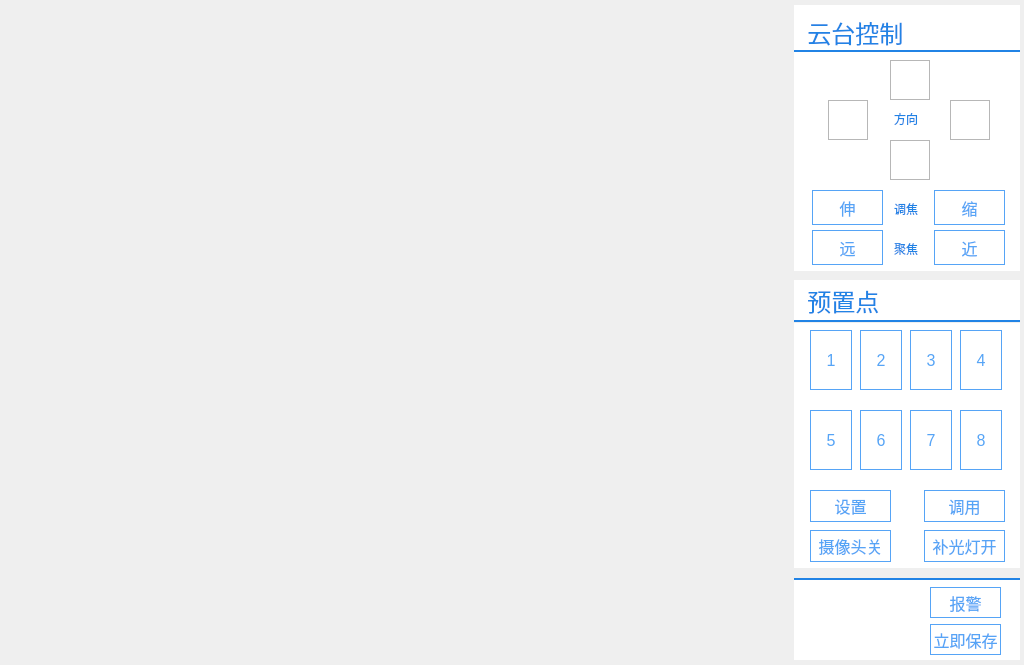
 <widget class="QWidget" name="pvmsMonitorWidget">
  <property name="geometry">
   <rect>
    <x>0</x>
    <y>0</y>
    <width>1024</width>
    <height>665</height>
   </rect>
  </property>
  <property name="windowTitle">
   <string>Form</string>
  </property>
  <property name="autoFillBackground">
   <bool>false</bool>
  </property>
  <widget class="QLabel" name="label_3">
   <property name="geometry">
    <rect>
     <x>794</x>
     <y>5</y>
     <width>226</width>
     <height>55</height>
    </rect>
   </property>
   <property name="font">
    <font>
     <pointsize>18</pointsize>
    </font>
   </property>
   <property name="layoutDirection">
    <enum>Qt::LeftToRight</enum>
   </property>
   <property name="styleSheet">
    <string notr="true"> #label_3 { 
	color: rgb(33, 131, 229);
    background-color: rgb(255, 255, 255);
  } 
 #label_3 * { 
     background-color:; 
 }</string>
   </property>
   <property name="text">
    <string>  云台控制</string>
   </property>
   <property name="textFormat">
    <enum>Qt::AutoText</enum>
   </property>
  </widget>
  <widget class="Line" name="line">
   <property name="geometry">
    <rect>
     <x>794</x>
     <y>50</y>
     <width>226</width>
     <height>2</height>
    </rect>
   </property>
   <property name="styleSheet">
    <string notr="true">border-top: 1px solid  rgb(33, 131, 229); 
background-color: rgb(33, 131, 229); </string>
   </property>
   <property name="orientation">
    <enum>Qt::Horizontal</enum>
   </property>
  </widget>
  <widget class="QLabel" name="label_4">
   <property name="geometry">
    <rect>
     <x>794</x>
     <y>60</y>
     <width>226</width>
     <height>131</height>
    </rect>
   </property>
   <property name="font">
    <font>
     <pointsize>12</pointsize>
    </font>
   </property>
   <property name="styleSheet">
    <string notr="true"> #label_4 { 
	color: rgb(33, 131, 229);
    background-color: rgb(255, 255, 255);
  } 
 #label_4 * { 
     background-color:; 
 }</string>
   </property>
   <property name="text">
    <string/>
   </property>
  </widget>
  <widget class="QPushButton" name="ptzLeftPushButton">
   <property name="geometry">
    <rect>
     <x>828</x>
     <y>100</y>
     <width>40</width>
     <height>40</height>
    </rect>
   </property>
   <property name="styleSheet">
    <string notr="true">QPushButton{
background-color: rgb(255, 255, 255);border-color: rgb(183, 183, 183);border-width: 1px;border-style: solid;}

QPushButton:hover
{background-color: rgb(53, 159, 229);border-color: rgb(183, 183, 183);border-width: 1px;border-style: solid;}

QPushButton:pressed
{background-color: rgb(35, 96, 138);border-color: rgb(183, 183, 183);border-width: 1px;border-style: solid;}</string>
   </property>
   <property name="text">
    <string/>
   </property>
   <property name="icon">
    <iconset resource="monitorClient_Yunda.qrc">
     <normaloff>:/res/ptz_left.png</normaloff>:/res/ptz_left.png</iconset>
   </property>
   <property name="iconSize">
    <size>
     <width>50</width>
     <height>50</height>
    </size>
   </property>
  </widget>
  <widget class="QPushButton" name="ptzUpPushButton">
   <property name="geometry">
    <rect>
     <x>890</x>
     <y>60</y>
     <width>40</width>
     <height>40</height>
    </rect>
   </property>
   <property name="styleSheet">
    <string notr="true">QPushButton{
background-color: rgb(255, 255, 255);border-color: rgb(183, 183, 183);border-width: 1px;border-style: solid;}

QPushButton:hover
{background-color: rgb(53, 159, 229);border-color: rgb(183, 183, 183);border-width: 1px;border-style: solid;}

QPushButton:pressed
{background-color: rgb(35, 96, 138);border-color: rgb(183, 183, 183);border-width: 1px;border-style: solid;}</string>
   </property>
   <property name="text">
    <string/>
   </property>
   <property name="icon">
    <iconset resource="monitorClient_Yunda.qrc">
     <normaloff>:/res/ptz_up.png</normaloff>:/res/ptz_up.png</iconset>
   </property>
   <property name="iconSize">
    <size>
     <width>50</width>
     <height>50</height>
    </size>
   </property>
   <property name="flat">
    <bool>false</bool>
   </property>
  </widget>
  <widget class="QPushButton" name="ptzRightPushButton">
   <property name="geometry">
    <rect>
     <x>950</x>
     <y>100</y>
     <width>40</width>
     <height>40</height>
    </rect>
   </property>
   <property name="styleSheet">
    <string notr="true">QPushButton{
background-color: rgb(255, 255, 255);border-color: rgb(183, 183, 183);border-width: 1px;border-style: solid;}

QPushButton:hover
{background-color: rgb(53, 159, 229);border-color: rgb(183, 183, 183);border-width: 1px;border-style: solid;}

QPushButton:pressed
{background-color: rgb(35, 96, 138);border-color: rgb(183, 183, 183);border-width: 1px;border-style: solid;}</string>
   </property>
   <property name="text">
    <string/>
   </property>
   <property name="icon">
    <iconset resource="monitorClient_Yunda.qrc">
     <normaloff>:/res/ptz_right.png</normaloff>:/res/ptz_right.png</iconset>
   </property>
   <property name="iconSize">
    <size>
     <width>50</width>
     <height>50</height>
    </size>
   </property>
  </widget>
  <widget class="QPushButton" name="ptzDownPushButton">
   <property name="geometry">
    <rect>
     <x>890</x>
     <y>140</y>
     <width>40</width>
     <height>40</height>
    </rect>
   </property>
   <property name="styleSheet">
    <string notr="true">QPushButton{
background-color: rgb(255, 255, 255);border-color: rgb(183, 183, 183);border-width: 1px;border-style: solid;}

QPushButton:hover
{background-color: rgb(53, 159, 229);border-color: rgb(183, 183, 183);border-width: 1px;border-style: solid;}

QPushButton:pressed
{background-color: rgb(35, 96, 138);border-color: rgb(183, 183, 183);border-width: 1px;border-style: solid;}</string>
   </property>
   <property name="text">
    <string/>
   </property>
   <property name="icon">
    <iconset resource="monitorClient_Yunda.qrc">
     <normaloff>:/res/ptz_down.png</normaloff>:/res/ptz_down.png</iconset>
   </property>
   <property name="iconSize">
    <size>
     <width>50</width>
     <height>50</height>
    </size>
   </property>
  </widget>
  <widget class="QLabel" name="label_5">
   <property name="geometry">
    <rect>
     <x>794</x>
     <y>185</y>
     <width>226</width>
     <height>51</height>
    </rect>
   </property>
   <property name="font">
    <font>
     <pointsize>12</pointsize>
    </font>
   </property>
   <property name="styleSheet">
    <string notr="true"> #label_5 { 
	color: rgb(33, 131, 229);
    background-color: rgb(255, 255, 255);
  } 
 #label_5 * { 
     background-color:; 
 }</string>
   </property>
   <property name="text">
    <string/>
   </property>
  </widget>
  <widget class="QLabel" name="label_6">
   <property name="geometry">
    <rect>
     <x>794</x>
     <y>230</y>
     <width>226</width>
     <height>41</height>
    </rect>
   </property>
   <property name="font">
    <font>
     <pointsize>12</pointsize>
    </font>
   </property>
   <property name="styleSheet">
    <string notr="true">#label_6 { 
	color: rgb(33, 131, 229);
    background-color: rgb(255, 255, 255);
  } 
 #label_6 * { 
     background-color:; 
 }</string>
   </property>
   <property name="text">
    <string/>
   </property>
  </widget>
  <widget class="QPushButton" name="zoomInPushButton">
   <property name="geometry">
    <rect>
     <x>934</x>
     <y>190</y>
     <width>71</width>
     <height>35</height>
    </rect>
   </property>
   <property name="font">
    <font>
     <pointsize>12</pointsize>
    </font>
   </property>
   <property name="styleSheet">
    <string notr="true">QPushButton
{background-color: rgb(255, 255, 255);color: rgb(86, 164, 246);border-color: rgb(86, 164, 246);border-width: 1px;border-style: solid;}

QPushButton:hover{background-color: rgb(246, 246, 246);color: rgb(86, 164, 246);border-color: rgb(86, 164, 246);border-width: 1px;border-style: solid;}

QPushButton:pressed{background-color: rgb(86, 164, 246);color: rgb(255, 255, 255);border-color: rgb(86, 164, 246);border-width: 1px;border-style: solid;}</string>
   </property>
   <property name="text">
    <string>缩</string>
   </property>
  </widget>
  <widget class="QPushButton" name="zoomOutPushButton">
   <property name="geometry">
    <rect>
     <x>812</x>
     <y>190</y>
     <width>71</width>
     <height>35</height>
    </rect>
   </property>
   <property name="font">
    <font>
     <pointsize>12</pointsize>
    </font>
   </property>
   <property name="styleSheet">
    <string notr="true">QPushButton
{background-color: rgb(255, 255, 255);color: rgb(86, 164, 246);border-color: rgb(86, 164, 246);border-width: 1px;border-style: solid;}

QPushButton:hover{background-color: rgb(246, 246, 246);color: rgb(86, 164, 246);border-color: rgb(86, 164, 246);border-width: 1px;border-style: solid;}

QPushButton:pressed{background-color: rgb(86, 164, 246);color: rgb(255, 255, 255);border-color: rgb(86, 164, 246);border-width: 1px;border-style: solid;}</string>
   </property>
   <property name="text">
    <string>伸</string>
   </property>
  </widget>
  <widget class="QPushButton" name="focusFarPushButton">
   <property name="geometry">
    <rect>
     <x>812</x>
     <y>230</y>
     <width>71</width>
     <height>35</height>
    </rect>
   </property>
   <property name="font">
    <font>
     <pointsize>12</pointsize>
    </font>
   </property>
   <property name="styleSheet">
    <string notr="true">QPushButton
{background-color: rgb(255, 255, 255);color: rgb(86, 164, 246);border-color: rgb(86, 164, 246);border-width: 1px;border-style: solid;}

QPushButton:hover{background-color: rgb(246, 246, 246);color: rgb(86, 164, 246);border-color: rgb(86, 164, 246);border-width: 1px;border-style: solid;}

QPushButton:pressed{background-color: rgb(86, 164, 246);color: rgb(255, 255, 255);border-color: rgb(86, 164, 246);border-width: 1px;border-style: solid;}</string>
   </property>
   <property name="text">
    <string>远</string>
   </property>
  </widget>
  <widget class="QPushButton" name="focusNearPushButton">
   <property name="geometry">
    <rect>
     <x>934</x>
     <y>230</y>
     <width>71</width>
     <height>35</height>
    </rect>
   </property>
   <property name="font">
    <font>
     <pointsize>12</pointsize>
    </font>
   </property>
   <property name="styleSheet">
    <string notr="true">QPushButton
{background-color: rgb(255, 255, 255);color: rgb(86, 164, 246);border-color: rgb(86, 164, 246);border-width: 1px;border-style: solid;}

QPushButton:hover{background-color: rgb(246, 246, 246);color: rgb(86, 164, 246);border-color: rgb(86, 164, 246);border-width: 1px;border-style: solid;}

QPushButton:pressed{background-color: rgb(86, 164, 246);color: rgb(255, 255, 255);border-color: rgb(86, 164, 246);border-width: 1px;border-style: solid;}</string>
   </property>
   <property name="text">
    <string>近</string>
   </property>
  </widget>
  <widget class="QLabel" name="label_7">
   <property name="geometry">
    <rect>
     <x>794</x>
     <y>280</y>
     <width>226</width>
     <height>41</height>
    </rect>
   </property>
   <property name="font">
    <font>
     <pointsize>18</pointsize>
    </font>
   </property>
   <property name="layoutDirection">
    <enum>Qt::LeftToRight</enum>
   </property>
   <property name="styleSheet">
    <string notr="true"> #label_7 { 
	color: rgb(33, 131, 229);
    background-color: rgb(255, 255, 255);
  } 
 #label_7 * { 
     background-color:; 
 }</string>
   </property>
   <property name="text">
    <string>  预置点</string>
   </property>
   <property name="textFormat">
    <enum>Qt::AutoText</enum>
   </property>
  </widget>
  <widget class="Line" name="line_2">
   <property name="geometry">
    <rect>
     <x>794</x>
     <y>320</y>
     <width>226</width>
     <height>2</height>
    </rect>
   </property>
   <property name="styleSheet">
    <string notr="true">border-top: 1px solid  rgb(33, 131, 229); 
background-color: rgb(33, 131, 229); </string>
   </property>
   <property name="orientation">
    <enum>Qt::Horizontal</enum>
   </property>
  </widget>
  <widget class="QLabel" name="label_8">
   <property name="geometry">
    <rect>
     <x>794</x>
     <y>323</y>
     <width>226</width>
     <height>245</height>
    </rect>
   </property>
   <property name="styleSheet">
    <string notr="true"> #label_8 { 
    background-color: rgb(255, 255, 255);
  } 
 #label_8 * { 
     background-color:; 
 }</string>
   </property>
   <property name="text">
    <string/>
   </property>
  </widget>
  <widget class="QLabel" name="label_9">
   <property name="geometry">
    <rect>
     <x>794</x>
     <y>579</y>
     <width>226</width>
     <height>81</height>
    </rect>
   </property>
   <property name="styleSheet">
    <string notr="true"> #label_9 { 
    background-color: rgb(255, 255, 255);
  } 
 #label_9 * { 
	 color: rgb(33, 131, 229);
     background-color:; 
 }</string>
   </property>
   <property name="text">
    <string/>
   </property>
  </widget>
  <widget class="QPushButton" name="presetNoPushButton">
   <property name="geometry">
    <rect>
     <x>810</x>
     <y>330</y>
     <width>42</width>
     <height>60</height>
    </rect>
   </property>
   <property name="font">
    <font>
     <pointsize>12</pointsize>
    </font>
   </property>
   <property name="styleSheet">
    <string notr="true">QPushButton
{background-color: rgb(255, 255, 255);color: rgb(86, 164, 246);border-color: rgb(86, 164, 246);border-width: 1px;border-style: solid;}

QPushButton:hover
{background-color: rgb(246, 246, 246);color: rgb(86, 164, 246);border-color: rgb(86, 164, 246);border-width: 1px;border-style: solid;}

QPushButton:pressed
{background-color: rgb(86, 164, 246);color: rgb(255, 255, 255);border-color: rgb(86, 164, 246);border-width: 1px;border-style: solid;}

QPushButton:checked
{background-color: rgb(86, 164, 246);color: rgb(255, 255, 255);border-color: rgb(86, 164, 246);border-width: 1px;border-style: solid;}</string>
   </property>
   <property name="text">
    <string>1</string>
   </property>
   <property name="checkable">
    <bool>true</bool>
   </property>
   <property name="checked">
    <bool>false</bool>
   </property>
   <property name="flat">
    <bool>false</bool>
   </property>
  </widget>
  <widget class="QPushButton" name="presetNoPushButton_5">
   <property name="geometry">
    <rect>
     <x>810</x>
     <y>410</y>
     <width>42</width>
     <height>60</height>
    </rect>
   </property>
   <property name="font">
    <font>
     <pointsize>12</pointsize>
    </font>
   </property>
   <property name="styleSheet">
    <string notr="true">QPushButton
{background-color: rgb(255, 255, 255);color: rgb(86, 164, 246);border-color: rgb(86, 164, 246);border-width: 1px;border-style: solid;}

QPushButton:hover
{background-color: rgb(246, 246, 246);color: rgb(86, 164, 246);border-color: rgb(86, 164, 246);border-width: 1px;border-style: solid;}

QPushButton:pressed
{background-color: rgb(86, 164, 246);color: rgb(255, 255, 255);border-color: rgb(86, 164, 246);border-width: 1px;border-style: solid;}

QPushButton:checked
{background-color: rgb(86, 164, 246);color: rgb(255, 255, 255);border-color: rgb(86, 164, 246);border-width: 1px;border-style: solid;}</string>
   </property>
   <property name="text">
    <string>5</string>
   </property>
   <property name="checkable">
    <bool>true</bool>
   </property>
  </widget>
  <widget class="QPushButton" name="presetSetPushButton">
   <property name="geometry">
    <rect>
     <x>810</x>
     <y>490</y>
     <width>81</width>
     <height>32</height>
    </rect>
   </property>
   <property name="font">
    <font>
     <pointsize>12</pointsize>
    </font>
   </property>
   <property name="styleSheet">
    <string notr="true">QPushButton
{background-color: rgb(255, 255, 255);color: rgb(86, 164, 246);border-color: rgb(86, 164, 246);border-width: 1px;border-style: solid;}

QPushButton:hover{background-color: rgb(246, 246, 246);color: rgb(86, 164, 246);border-color: rgb(86, 164, 246);border-width: 1px;border-style: solid;}

QPushButton:pressed{background-color: rgb(86, 164, 246);color: rgb(255, 255, 255);border-color: rgb(86, 164, 246);border-width: 1px;border-style: solid;}</string>
   </property>
   <property name="text">
    <string>设置</string>
   </property>
   <property name="checkable">
    <bool>false</bool>
   </property>
   <property name="checked">
    <bool>false</bool>
   </property>
  </widget>
  <widget class="QPushButton" name="cameraSwitchPushButton">
   <property name="geometry">
    <rect>
     <x>810</x>
     <y>530</y>
     <width>81</width>
     <height>32</height>
    </rect>
   </property>
   <property name="font">
    <font>
     <pointsize>12</pointsize>
    </font>
   </property>
   <property name="styleSheet">
    <string notr="true">QPushButton{background-color: rgb(255, 255, 255);color: rgb(86, 164, 246);border-color: rgb(86, 164, 246);border-width: 1px;border-style: solid;}

QPushButton:hover{background-color: rgb(246, 246, 246);color: rgb(86, 164, 246);border-color: rgb(86, 164, 246);border-width: 1px;border-style: solid;}

QPushButton:checked
{background-color: rgb(86, 164, 246);color: rgb(255, 255, 255);border-color: rgb(86, 164, 246);border-width: 1px;border-style: solid;}</string>
   </property>
   <property name="text">
    <string>摄像头关</string>
   </property>
   <property name="checkable">
    <bool>true</bool>
   </property>
  </widget>
  <widget class="Line" name="line_3">
   <property name="geometry">
    <rect>
     <x>794</x>
     <y>578</y>
     <width>226</width>
     <height>2</height>
    </rect>
   </property>
   <property name="styleSheet">
    <string notr="true">border-top: 1px solid  rgb(33, 131, 229); 
background-color: rgb(33, 131, 229); </string>
   </property>
   <property name="orientation">
    <enum>Qt::Horizontal</enum>
   </property>
  </widget>
  <widget class="QPushButton" name="presetGetPushButton">
   <property name="geometry">
    <rect>
     <x>924</x>
     <y>490</y>
     <width>81</width>
     <height>32</height>
    </rect>
   </property>
   <property name="font">
    <font>
     <pointsize>12</pointsize>
    </font>
   </property>
   <property name="styleSheet">
    <string notr="true">QPushButton
{background-color: rgb(255, 255, 255);color: rgb(86, 164, 246);border-color: rgb(86, 164, 246);border-width: 1px;border-style: solid;}

QPushButton:hover{background-color: rgb(246, 246, 246);color: rgb(86, 164, 246);border-color: rgb(86, 164, 246);border-width: 1px;border-style: solid;}

QPushButton:pressed{background-color: rgb(86, 164, 246);color: rgb(255, 255, 255);border-color: rgb(86, 164, 246);border-width: 1px;border-style: solid;}</string>
   </property>
   <property name="text">
    <string>调用</string>
   </property>
  </widget>
  <widget class="QPushButton" name="fillLightSwitchPushButton">
   <property name="geometry">
    <rect>
     <x>924</x>
     <y>530</y>
     <width>81</width>
     <height>32</height>
    </rect>
   </property>
   <property name="font">
    <font>
     <pointsize>12</pointsize>
    </font>
   </property>
   <property name="styleSheet">
    <string notr="true">QPushButton{background-color: rgb(255, 255, 255);color: rgb(86, 164, 246);border-color: rgb(86, 164, 246);border-width: 1px;border-style: solid;}

QPushButton:hover{background-color: rgb(246, 246, 246);color: rgb(86, 164, 246);border-color: rgb(86, 164, 246);border-width: 1px;border-style: solid;}

QPushButton:checked
{background-color: rgb(86, 164, 246);color: rgb(255, 255, 255);border-color: rgb(86, 164, 246);border-width: 1px;border-style: solid;}</string>
   </property>
   <property name="text">
    <string>补光灯开</string>
   </property>
   <property name="checkable">
    <bool>true</bool>
   </property>
  </widget>
  <widget class="QPushButton" name="presetNoPushButton_2">
   <property name="geometry">
    <rect>
     <x>860</x>
     <y>330</y>
     <width>42</width>
     <height>60</height>
    </rect>
   </property>
   <property name="font">
    <font>
     <pointsize>12</pointsize>
    </font>
   </property>
   <property name="styleSheet">
    <string notr="true">QPushButton
{background-color: rgb(255, 255, 255);color: rgb(86, 164, 246);border-color: rgb(86, 164, 246);border-width: 1px;border-style: solid;}

QPushButton:hover
{background-color: rgb(246, 246, 246);color: rgb(86, 164, 246);border-color: rgb(86, 164, 246);border-width: 1px;border-style: solid;}

QPushButton:pressed
{background-color: rgb(86, 164, 246);color: rgb(255, 255, 255);border-color: rgb(86, 164, 246);border-width: 1px;border-style: solid;}

QPushButton:checked
{background-color: rgb(86, 164, 246);color: rgb(255, 255, 255);border-color: rgb(86, 164, 246);border-width: 1px;border-style: solid;}
</string>
   </property>
   <property name="text">
    <string>2</string>
   </property>
   <property name="checkable">
    <bool>true</bool>
   </property>
  </widget>
  <widget class="QPushButton" name="presetNoPushButton_3">
   <property name="geometry">
    <rect>
     <x>910</x>
     <y>330</y>
     <width>42</width>
     <height>60</height>
    </rect>
   </property>
   <property name="font">
    <font>
     <pointsize>12</pointsize>
    </font>
   </property>
   <property name="styleSheet">
    <string notr="true">QPushButton
{background-color: rgb(255, 255, 255);color: rgb(86, 164, 246);border-color: rgb(86, 164, 246);border-width: 1px;border-style: solid;}

QPushButton:hover
{background-color: rgb(246, 246, 246);color: rgb(86, 164, 246);border-color: rgb(86, 164, 246);border-width: 1px;border-style: solid;}

QPushButton:pressed
{background-color: rgb(86, 164, 246);color: rgb(255, 255, 255);border-color: rgb(86, 164, 246);border-width: 1px;border-style: solid;}

QPushButton:checked
{background-color: rgb(86, 164, 246);color: rgb(255, 255, 255);border-color: rgb(86, 164, 246);border-width: 1px;border-style: solid;}</string>
   </property>
   <property name="text">
    <string>3</string>
   </property>
   <property name="checkable">
    <bool>true</bool>
   </property>
  </widget>
  <widget class="QPushButton" name="presetNoPushButton_4">
   <property name="geometry">
    <rect>
     <x>960</x>
     <y>330</y>
     <width>42</width>
     <height>60</height>
    </rect>
   </property>
   <property name="font">
    <font>
     <pointsize>12</pointsize>
    </font>
   </property>
   <property name="styleSheet">
    <string notr="true">QPushButton
{background-color: rgb(255, 255, 255);color: rgb(86, 164, 246);border-color: rgb(86, 164, 246);border-width: 1px;border-style: solid;}

QPushButton:hover
{background-color: rgb(246, 246, 246);color: rgb(86, 164, 246);border-color: rgb(86, 164, 246);border-width: 1px;border-style: solid;}

QPushButton:pressed
{background-color: rgb(86, 164, 246);color: rgb(255, 255, 255);border-color: rgb(86, 164, 246);border-width: 1px;border-style: solid;}

QPushButton:checked
{background-color: rgb(86, 164, 246);color: rgb(255, 255, 255);border-color: rgb(86, 164, 246);border-width: 1px;border-style: solid;}</string>
   </property>
   <property name="text">
    <string>4</string>
   </property>
   <property name="checkable">
    <bool>true</bool>
   </property>
  </widget>
  <widget class="QPushButton" name="presetNoPushButton_6">
   <property name="geometry">
    <rect>
     <x>860</x>
     <y>410</y>
     <width>42</width>
     <height>60</height>
    </rect>
   </property>
   <property name="font">
    <font>
     <pointsize>12</pointsize>
    </font>
   </property>
   <property name="styleSheet">
    <string notr="true">QPushButton
{background-color: rgb(255, 255, 255);color: rgb(86, 164, 246);border-color: rgb(86, 164, 246);border-width: 1px;border-style: solid;}

QPushButton:hover
{background-color: rgb(246, 246, 246);color: rgb(86, 164, 246);border-color: rgb(86, 164, 246);border-width: 1px;border-style: solid;}

QPushButton:pressed
{background-color: rgb(86, 164, 246);color: rgb(255, 255, 255);border-color: rgb(86, 164, 246);border-width: 1px;border-style: solid;}

QPushButton:checked
{background-color: rgb(86, 164, 246);color: rgb(255, 255, 255);border-color: rgb(86, 164, 246);border-width: 1px;border-style: solid;}</string>
   </property>
   <property name="text">
    <string>6</string>
   </property>
   <property name="checkable">
    <bool>true</bool>
   </property>
  </widget>
  <widget class="QPushButton" name="presetNoPushButton_7">
   <property name="geometry">
    <rect>
     <x>910</x>
     <y>410</y>
     <width>42</width>
     <height>60</height>
    </rect>
   </property>
   <property name="font">
    <font>
     <pointsize>12</pointsize>
    </font>
   </property>
   <property name="styleSheet">
    <string notr="true">QPushButton
{background-color: rgb(255, 255, 255);color: rgb(86, 164, 246);border-color: rgb(86, 164, 246);border-width: 1px;border-style: solid;}

QPushButton:hover
{background-color: rgb(246, 246, 246);color: rgb(86, 164, 246);border-color: rgb(86, 164, 246);border-width: 1px;border-style: solid;}

QPushButton:pressed
{background-color: rgb(86, 164, 246);color: rgb(255, 255, 255);border-color: rgb(86, 164, 246);border-width: 1px;border-style: solid;}

QPushButton:checked
{background-color: rgb(86, 164, 246);color: rgb(255, 255, 255);border-color: rgb(86, 164, 246);border-width: 1px;border-style: solid;}</string>
   </property>
   <property name="text">
    <string>7</string>
   </property>
   <property name="checkable">
    <bool>true</bool>
   </property>
  </widget>
  <widget class="QPushButton" name="presetNoPushButton_8">
   <property name="geometry">
    <rect>
     <x>960</x>
     <y>410</y>
     <width>42</width>
     <height>60</height>
    </rect>
   </property>
   <property name="font">
    <font>
     <pointsize>12</pointsize>
    </font>
   </property>
   <property name="styleSheet">
    <string notr="true">QPushButton
{background-color: rgb(255, 255, 255);color: rgb(86, 164, 246);border-color: rgb(86, 164, 246);border-width: 1px;border-style: solid;}

QPushButton:hover
{background-color: rgb(246, 246, 246);color: rgb(86, 164, 246);border-color: rgb(86, 164, 246);border-width: 1px;border-style: solid;}

QPushButton:pressed
{background-color: rgb(86, 164, 246);color: rgb(255, 255, 255);border-color: rgb(86, 164, 246);border-width: 1px;border-style: solid;}

QPushButton:checked
{background-color: rgb(86, 164, 246);color: rgb(255, 255, 255);border-color: rgb(86, 164, 246);border-width: 1px;border-style: solid;}</string>
   </property>
   <property name="text">
    <string>8</string>
   </property>
   <property name="checkable">
    <bool>true</bool>
   </property>
  </widget>
  <widget class="QPushButton" name="startPollingPushButton">
   <property name="geometry">
    <rect>
     <x>820</x>
     <y>625</y>
     <width>30</width>
     <height>31</height>
    </rect>
   </property>
   <property name="styleSheet">
    <string notr="true">QPushButton
{border-image: url(:/res/play_nor.png);background-color: rgb(255, 255, 255);}

QPushButton:hover
{border-image: url(:/res/play_hover.png);background-color: rgb(255, 255, 255);}

QPushButton:pressed
{border-image: url(:/res/play_down.png);}

QPushButton:checked
{border-image: url(:/res/play_down.png);}</string>
   </property>
   <property name="text">
    <string/>
   </property>
   <property name="iconSize">
    <size>
     <width>30</width>
     <height>31</height>
    </size>
   </property>
   <property name="checkable">
    <bool>true</bool>
   </property>
   <property name="checked">
    <bool>false</bool>
   </property>
   <property name="flat">
    <bool>true</bool>
   </property>
  </widget>
  <widget class="QPushButton" name="pausePollingPushButton">
   <property name="geometry">
    <rect>
     <x>880</x>
     <y>625</y>
     <width>30</width>
     <height>31</height>
    </rect>
   </property>
   <property name="styleSheet">
    <string notr="true">QPushButton
{border-image: url(:/res/pause_nor.png);background-color: rgb(255, 255, 255);}

QPushButton:hover
{border-image: url(:/res/pause_hover.png);background-color: rgb(255, 255, 255);}

QPushButton:pressed
{border-image: url(:/res/pause_down.png);}

QPushButton:checked
{border-image: url(:/res/pause_down.png);}</string>
   </property>
   <property name="text">
    <string/>
   </property>
   <property name="iconSize">
    <size>
     <width>30</width>
     <height>31</height>
    </size>
   </property>
   <property name="checkable">
    <bool>true</bool>
   </property>
   <property name="flat">
    <bool>true</bool>
   </property>
  </widget>
  <widget class="QPushButton" name="pollingLastOnePushButton">
   <property name="geometry">
    <rect>
     <x>820</x>
     <y>585</y>
     <width>30</width>
     <height>31</height>
    </rect>
   </property>
   <property name="styleSheet">
    <string notr="true">QPushButton
{border-image: url(:/res/prev_nor.png);background-color: rgb(255, 255, 255);}

QPushButton:hover
{border-image: url(:/res/prev_hover.png);background-color: rgb(255, 255, 255);}

QPushButton:pressed
{border-image: url(:/res/prev_down.png);background-color: rgb(255, 255, 255);}
</string>
   </property>
   <property name="text">
    <string/>
   </property>
   <property name="iconSize">
    <size>
     <width>30</width>
     <height>31</height>
    </size>
   </property>
   <property name="flat">
    <bool>true</bool>
   </property>
  </widget>
  <widget class="QPushButton" name="pollingNextOnePushButton">
   <property name="geometry">
    <rect>
     <x>880</x>
     <y>585</y>
     <width>30</width>
     <height>31</height>
    </rect>
   </property>
   <property name="styleSheet">
    <string notr="true">QPushButton
{border-image: url(:/res/next_nor.png);background-color: rgb(255, 255, 255);}

QPushButton:hover
{border-image: url(:/res/next_hover.png);background-color: rgb(255, 255, 255);}

QPushButton:pressed
{border-image: url(:/res/next_down.png);background-color: rgb(255, 255, 255);}</string>
   </property>
   <property name="text">
    <string/>
   </property>
   <property name="iconSize">
    <size>
     <width>30</width>
     <height>31</height>
    </size>
   </property>
   <property name="flat">
    <bool>true</bool>
   </property>
  </widget>
  <widget class="QPushButton" name="alarmPushButton">
   <property name="geometry">
    <rect>
     <x>930</x>
     <y>587</y>
     <width>71</width>
     <height>31</height>
    </rect>
   </property>
   <property name="font">
    <font>
     <pointsize>12</pointsize>
    </font>
   </property>
   <property name="styleSheet">
    <string notr="true">QPushButton
{background-color: rgb(255, 255, 255);color: rgb(86, 164, 246);border-color: rgb(86, 164, 246);border-width: 1px;border-style: solid;}

QPushButton:hover{background-color: rgb(246, 246, 246);color: rgb(86, 164, 246);border-color: rgb(86, 164, 246);border-width: 1px;border-style: solid;}

QPushButton:checked
{background-color: rgb(255, 0, 0);color: rgb(86, 164, 246);border-color: rgb(86, 164, 246);border-width: 1px;border-style: solid;}

QPushButton:pressed{background-color: rgb(86, 164, 246);color: rgb(255, 255, 255);border-color: rgb(86, 164, 246);border-width: 1px;border-style: solid;}

</string>
   </property>
   <property name="text">
    <string>报警</string>
   </property>
   <property name="checkable">
    <bool>true</bool>
   </property>
  </widget>
  <widget class="QPushButton" name="temporarySavePushButton">
   <property name="geometry">
    <rect>
     <x>930</x>
     <y>624</y>
     <width>71</width>
     <height>31</height>
    </rect>
   </property>
   <property name="font">
    <font>
     <pointsize>12</pointsize>
    </font>
   </property>
   <property name="styleSheet">
    <string notr="true">QPushButton
{background-color: rgb(255, 255, 255);color: rgb(86, 164, 246);border-color: rgb(86, 164, 246);border-width: 1px;border-style: solid;}

QPushButton:hover{background-color: rgb(246, 246, 246);color: rgb(86, 164, 246);border-color: rgb(86, 164, 246);border-width: 1px;border-style: solid;}

QPushButton:pressed{background-color: rgb(86, 164, 246);color: rgb(255, 255, 255);border-color: rgb(86, 164, 246);border-width: 1px;border-style: solid;}</string>
   </property>
   <property name="text">
    <string>立即保存</string>
   </property>
  </widget>
  <widget class="QLabel" name="label">
   <property name="geometry">
    <rect>
     <x>894</x>
     <y>200</y>
     <width>31</width>
     <height>17</height>
    </rect>
   </property>
   <property name="styleSheet">
    <string notr="true">background-color: rgb(255, 255, 255);
color: rgb(33, 131, 229);</string>
   </property>
   <property name="text">
    <string>调焦</string>
   </property>
  </widget>
  <widget class="QLabel" name="label_2">
   <property name="geometry">
    <rect>
     <x>894</x>
     <y>240</y>
     <width>31</width>
     <height>17</height>
    </rect>
   </property>
   <property name="styleSheet">
    <string notr="true">background-color: rgb(255, 255, 255);
color: rgb(33, 131, 229);</string>
   </property>
   <property name="text">
    <string>聚焦</string>
   </property>
  </widget>
  <widget class="QLabel" name="label_10">
   <property name="geometry">
    <rect>
     <x>894</x>
     <y>110</y>
     <width>31</width>
     <height>17</height>
    </rect>
   </property>
   <property name="styleSheet">
    <string notr="true">background-color: rgb(255, 255, 255);
color: rgb(33, 131, 229);</string>
   </property>
   <property name="text">
    <string>方向</string>
   </property>
  </widget>
 </widget>
